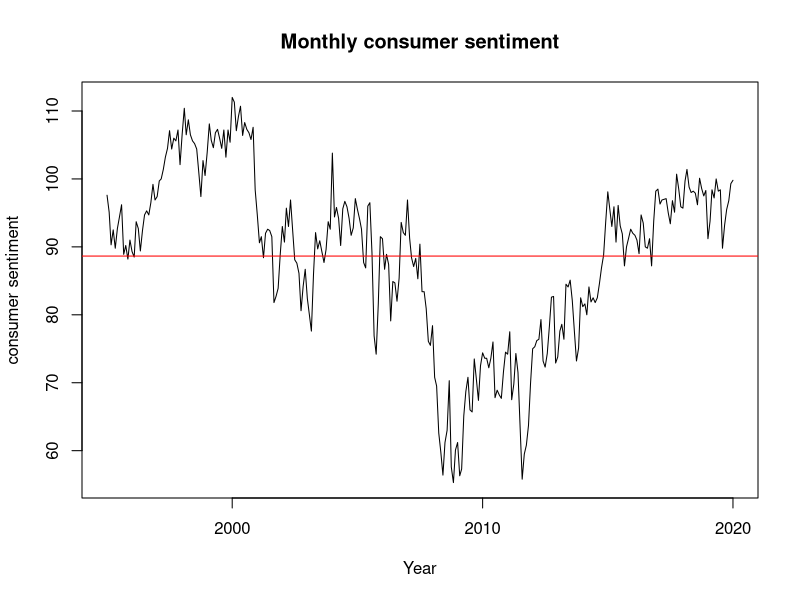
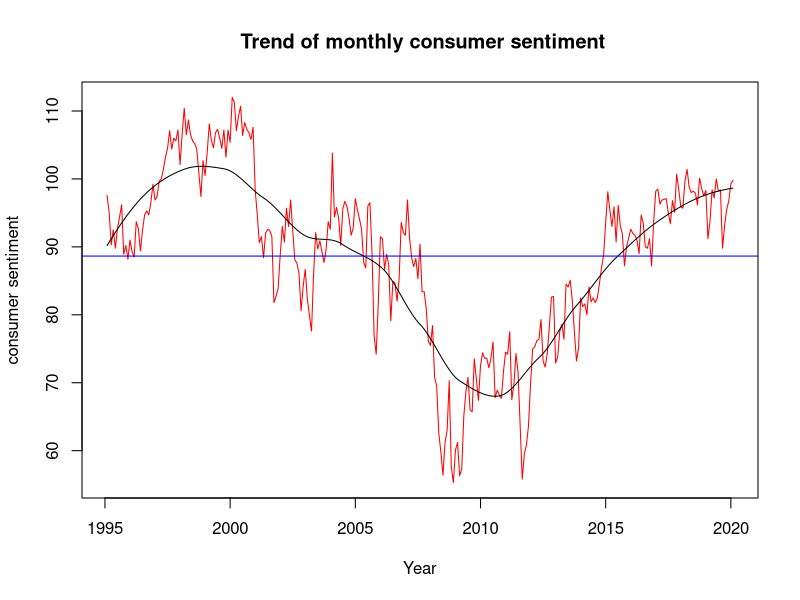
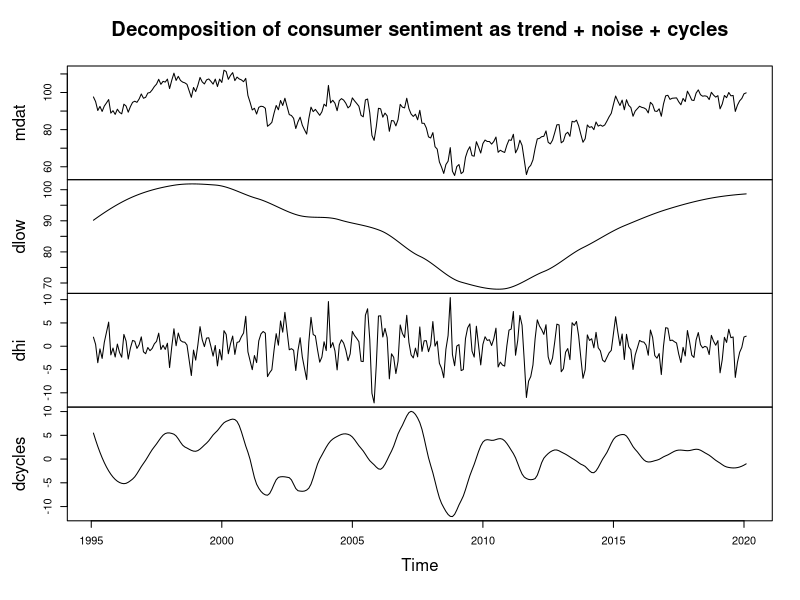
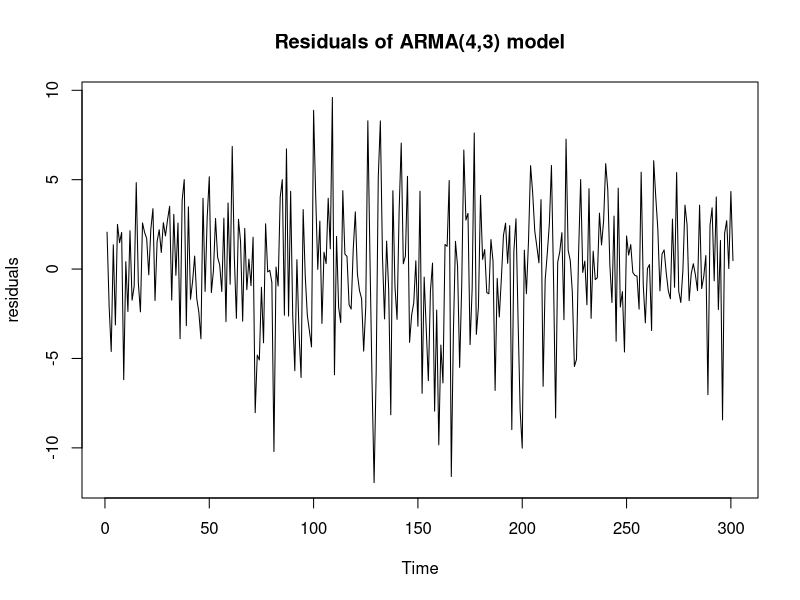
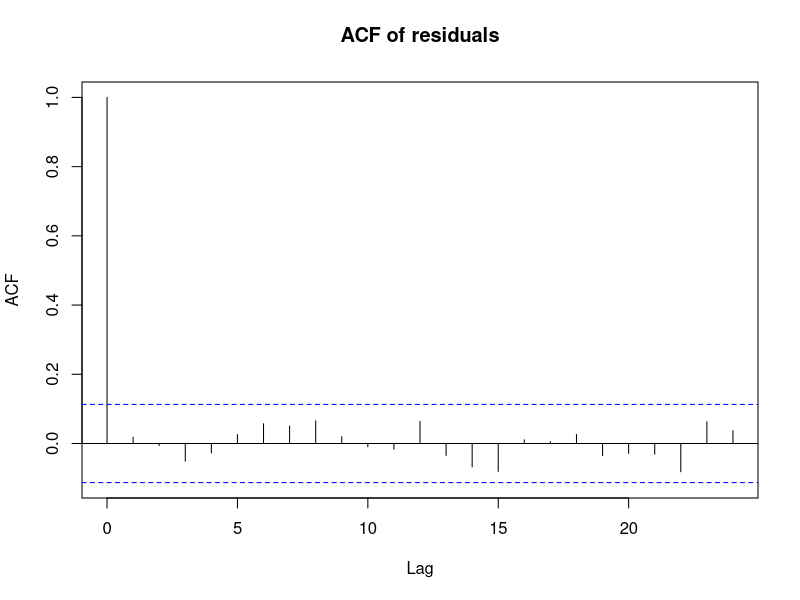
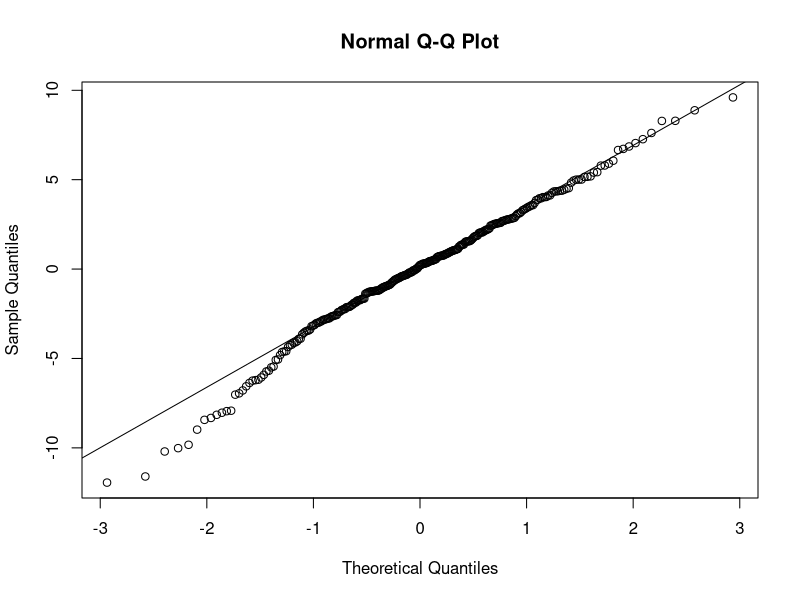
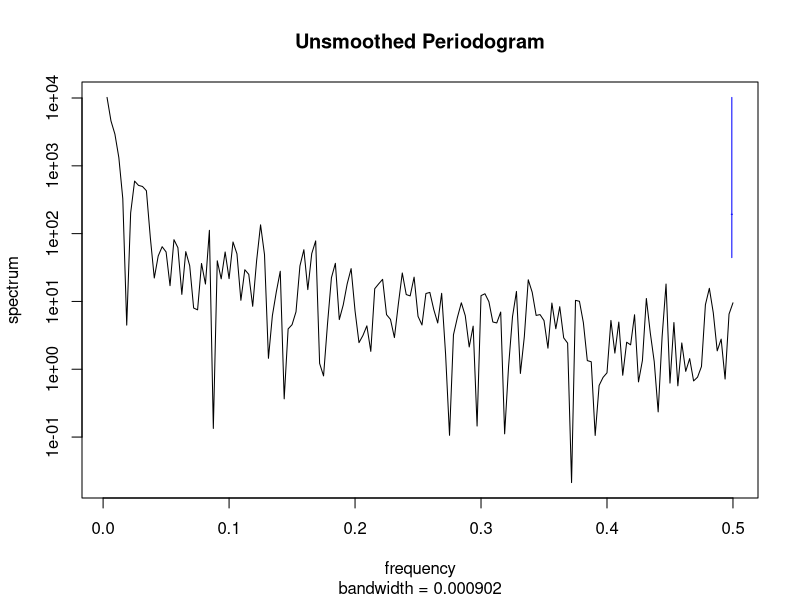
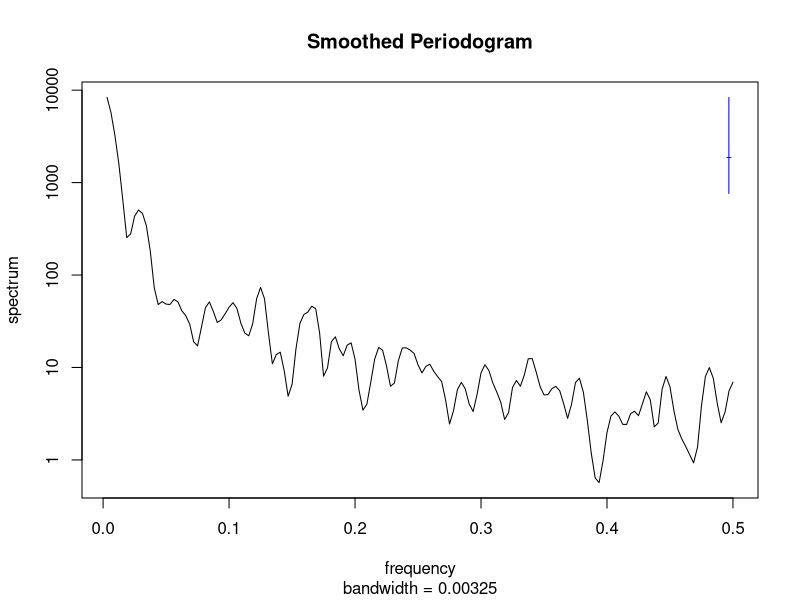

Generate these figures, in order, with R:
## ---- chunk 1
dat <- read.table(file="UMCSENT.csv",sep=",",header=TRUE)
dat <- dat[507:807, ]
dat$UMCSENT <- as.character(dat$UMCSENT)
dat$UMCSENT <- as.numeric(dat$UMCSENT)
dat
summary(dat$UMCSENT)
## ---- chunk 2
dat$DATE <- as.Date(dat$DATE)
plot(UMCSENT~DATE,data=dat,type="l",xlab="Year", ylab="consumer sentiment",main="Monthly consumer sentiment")
abline(h=mean(dat$UMCSENT),col="RED")
## ---- chunk 3
mdat <- t(as.matrix(dat[2]))
dim(mdat) <- NULL
date <- seq(from=1995+1/12,length=length(mdat),by=1/12)
loess1 <- loess(mdat~date,span=0.5)
plot(date,mdat,type="l",col="red", xlab="Year",ylab="consumer sentiment",main=" Trend of monthly consumer sentiment")
lines(loess1$x,loess1$fitted,type="l")
abline(h=mean(mdat),col="blue")
## ---- chunk 4
dlow <- ts(loess(mdat~date,span=0.5)$fitted,start=1995+1/12,frequency=12)
dhi <- ts(mdat - loess(mdat~date,span=0.1)$fitted,start=1995+1/12,frequency=12)
dcycles <- mdat - dhi - dlow
plot(ts.union(mdat, dlow, dhi, dcycles), main="Decomposition of consumer sentiment as trend + noise + cycles")
## ---- chunk 5
aic_table <- function(data,P,Q){
  table <- matrix(NA,(P+1),(Q+1))
  for(p in 0:P){
    for(q in 0:Q){
      table[p+1,q+1] <- arima(data,order=c(p,0,q))$aic
    }
  }
  dimnames(table) <- list(paste("<b> AR", 0:P, "<b>", sep=" "), paste("MA", 0:Q, sep=" "))
  table
}
umcs <- dat$UMCSENT
date1 <- dat$DATE
umcs_aic_table <- aic_table(umcs,6,6)
require(knitr)
kable(umcs_aic_table,digits=2)
## ---- chunk 6
arma43 <- arima(umcs, order=c(4,0,3))
arma43
## ---- chunk 7
abs(polyroot(c(1,0.0424,0.7544,0.6174,-0.4483)))
## ---- chunk 8
abs(polyroot(c(1,0.8538,-0.0766,-0.6951)))
## ---- chunk 9
plot(arma43$residuals, ylab="residuals", main="Residuals of ARMA(4,3) model")
## ---- chunk 10
acf(arma43$resid,main="ACF of residuals")
## ---- chunk 11
qqnorm(arma43$residuals)
qqline(arma43$residuals)
## ---- chunk 12
unsmoothed <- spectrum(dat$UMCSENT, main="Unsmoothed Periodogram")
## ---- chunk 13
smoothed <- spectrum(dat$UMCSENT, spans=c(2,2), main="Smoothed Periodogram")
## ---- chunk 14
smoothed$freq[which.max(smoothed$spec)]
## ---- chunk 15
m <- diff(dat$UMCSENT)
plot(m, type="l", xlab="Time")
acf(m)
## ---- chunk 16
aic_table2 <- function(data,P,Q){
  table <- matrix(NA,(P+1),(Q+1))
  for(p in 0:P){
    for(q in 0:Q){
      table[p+1,q+1] <- arima(data,order=c(p,1,q))$aic
    }
  }
  dimnames(table) <- list(paste("<b> AR", 0:P, "<b>", sep=" "), paste("MA", 0:Q, sep=" "))
  table
}
umcs_aic_table1 <- aic_table2(umcs,4,4)
kable(umcs_aic_table1,digits=2)
## ---- chunk 17
arma212 <- arima(umcs, order=c(2,1,2))
arma212
## ---- chunk 18
plot(arma212$residuals, ylab="residuals", main="Residuals of ARIMA(2,1,2) model")
acf(arma212$residuals, main="ACF of Residuals")
## ---- chunk 19
qqnorm(arma212$residuals)
qqline(arma212$residuals)
## ---- chunk 20
sarima = arima(dat$UMCSENT, order=c(0,1,1), seasonal=list(order=c(0,1,1),period=12))
sarima
## ---- chunk 21
plot(sarima$residuals, ylab="residuals", main="Residuals of sarima model")
acf(sarima$residuals, main="ACF of Residuals")
## ---- chunk 22
qqnorm(sarima$residuals)
qqline(sarima$residuals)
## ---- chunk 23
library(forecast)
forecast1 <- forecast(arma43, h=40)
forecast2 <- forecast(arma212, h=40)
forecast3 <- forecast(sarima, h=40)
plot(forecast1, xlab="Time", ylab="UMCS")
plot(forecast2, xlab="Time", ylab="UMCS")
plot(forecast3, xlab="Time", ylab="UMCS")
